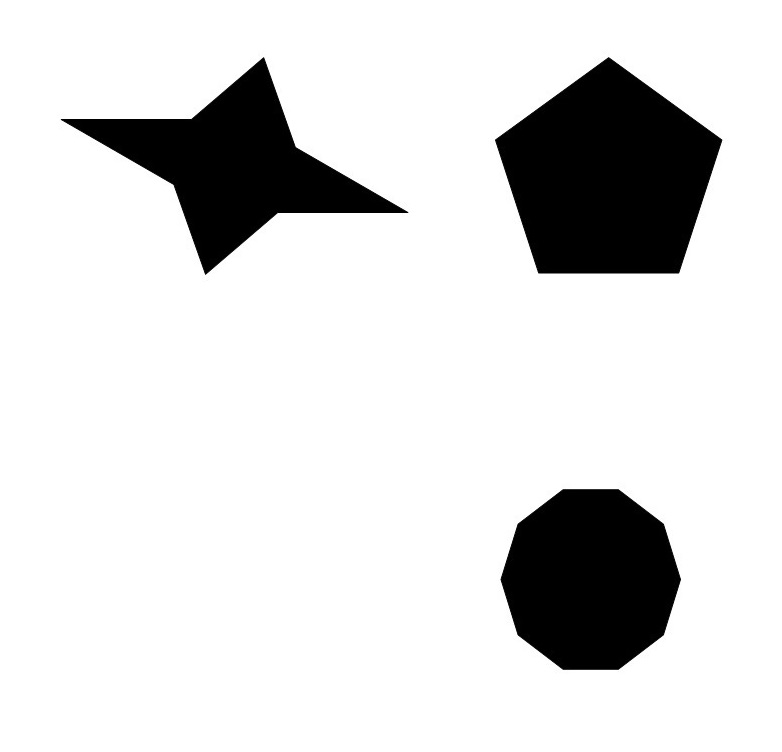
#> input picture shapestomatch.jpg, 782 x 752 px
$ python matching_contours.py   (older library calls are emulated)
#> lines starting #> are read from the running program, lines starting #| are printed output that depends on the picture; after the words box and inside, x2 and y2 are one past the last pixel; in counts of white or black regions, pixels touching at a corner belong together
# -*- coding: utf-8 -*-
"""
Created on Fri Nov 30 18:57:14 2018

@author: amine bahlouli
"""
import cv2
import numpy as np
import sys


# load target image with shapes we are trying to match

target = cv2.imread("shapestomatch.jpg",0)
#> target is the input picture: shape (752, 782); min 0, max 255, mean 218.7
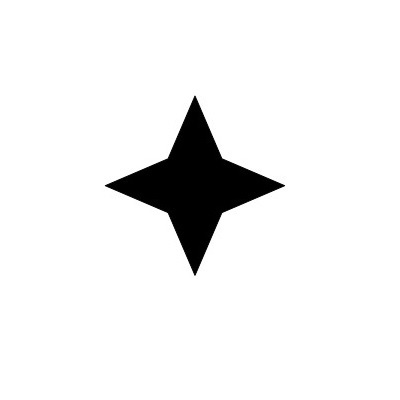
#> input picture 4star.jpg, 400 x 400 px
#> further down, template is the input picture: shape (400, 400, 3); min 0, max 255, mean 239.2

def get_contour(img):
    ref_gray = cv2.cvtColor(img, cv2.COLOR_BGR2GRAY)
    ret, thresh = cv2.threshold(ref_gray,127,255,0)
#> thresh: shape (400, 400); 93.8% white; 1 black region
    _,contours,hierarchy= cv2.findContours(thresh,1,2)
#> contours = 2 contours; box (x1, y1, x2, y2) and area: (0, 0, 400, 400) 159201, (104, 95, 286, 276) 10174

    for c in contours:
        area = cv2.contourArea(c)
        total_area = img.shape[0]*img.shape[1]

        if 0.05<float(area/total_area)<0.8:
            return c
#> this loop made 1 pass
#> (area, total_area) on pass 1: (10174, 160000)
#> `ref_inp = get_contour(template)`: ref_inp = contour of 430 points, box (x1, y1, x2, y2) (104, 95, 286, 276), area 10174


def get_all(img):
    ref_gray = cv2.cvtColor(img,cv2.COLOR_BGR2GRAY)
    ret, thresh = cv2.threshold(ref_gray,127,255,0)
#> thresh: shape (752, 782); 85.7% white; 3 black regions
    _,contours,hierarchy= cv2.findContours(thresh,1,2)
#> contours = 4 contours; box (x1, y1, x2, y2) and area: (0, 0, 782, 752) 586531, (494, 56, 723, 275) 34420, (500, 488, 682, 671) 25449, (60, 56, 409, 276) 25005
    return contours

template = cv2.imread("4star.jpg")


# load target image with shapes we are trying to match

target = cv2.imread("shapestomatch.jpg")

# extracts the reference shape
ref_inp = get_contour(template)
all_inp = get_all(target)
#> all_inp has the same summary as contours in get_all
min_dist = sys.maxsize
closest_contour = ref_inp[0]
#> closest_contour = [[193, 96]]
for c in all_inp:
    ret = cv2.matchShapes(ref_inp,c,1,0)
    if ret<min_dist:
        min_dist=ret
        closest_contour=c
#> this loop made 4 passes
#> (ret, min_dist) on passes 1 to 3: (0.199, 0.199), (0.189, 0.189), (0.111, 0.111)
#> (c, ret) on pass 4: ([[0, 0], [0, 751], [781, 751], [781, 0]], 0.168)
#> after the loop, closest_contour = contour of 363 points, box (x1, y1, x2, y2) (60, 56, 409, 276), area 25005; min_dist = 0.111

cv2.drawContours(target,[closest_contour],-1,(0,0,255),3)
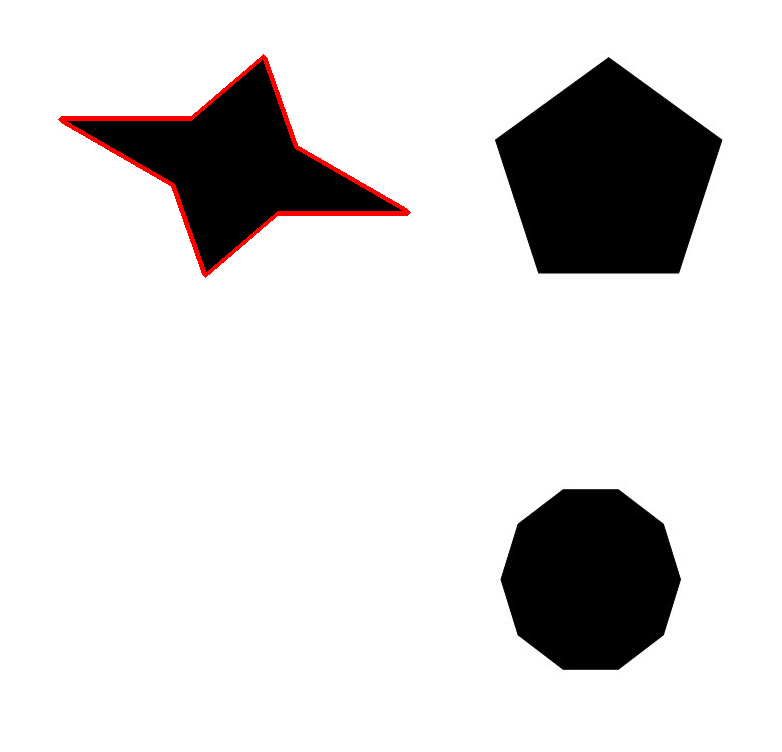
#> target: shape (752, 782, 3); 0.69% of pixels changed, all inside (x1, y1, x2, y2) = (58, 54, 411, 278)
cv2.imshow(",", target)
cv2.waitKey()
